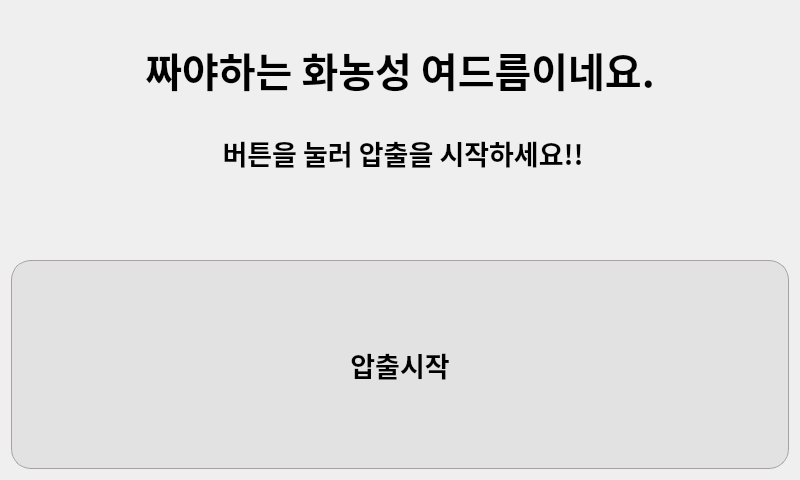
<?xml version="1.0" encoding="UTF-8"?>
<ui version="4.0">
 <class>Form</class>
 <widget class="QWidget" name="Form">
  <property name="geometry">
   <rect>
    <x>0</x>
    <y>0</y>
    <width>800</width>
    <height>480</height>
   </rect>
  </property>
  <property name="windowTitle">
   <string>Form</string>
  </property>
  <layout class="QGridLayout" name="gridLayout" rowstretch="10,3,7,18" columnstretch="0,0">
   <item row="1" column="0" colspan="2">
    <widget class="QLabel" name="label_2">
     <property name="font">
      <font>
       <family>맑은 고딕</family>
       <pointsize>20</pointsize>
       <weight>75</weight>
       <bold>true</bold>
      </font>
     </property>
     <property name="text">
      <string> 버튼을 눌러 압출을 시작하세요!!</string>
     </property>
     <property name="alignment">
      <set>Qt::AlignCenter</set>
     </property>
    </widget>
   </item>
   <item row="0" column="0" colspan="2">
    <widget class="QLabel" name="label">
     <property name="font">
      <font>
       <family>맑은 고딕</family>
       <pointsize>30</pointsize>
       <weight>75</weight>
       <bold>true</bold>
      </font>
     </property>
     <property name="text">
      <string>짜야하는 화농성 여드름이네요.</string>
     </property>
     <property name="alignment">
      <set>Qt::AlignCenter</set>
     </property>
    </widget>
   </item>
   <item row="3" column="0" colspan="2">
    <widget class="QPushButton" name="pushButton">
     <property name="sizePolicy">
      <sizepolicy hsizetype="Minimum" vsizetype="Expanding">
       <horstretch>0</horstretch>
       <verstretch>0</verstretch>
      </sizepolicy>
     </property>
     <property name="font">
      <font>
       <family>맑은 고딕</family>
       <pointsize>20</pointsize>
       <weight>75</weight>
       <bold>true</bold>
      </font>
     </property>
     <property name="styleSheet">
      <string notr="true">QPushButton {
	border-radius: 20px;
	background-color : rgba(222,222, 222, 0.8);
	border-color: rgb(155, 142, 149, 0.8);	
	border-style : solid;
	border-width : 0.5px;
}
</string>
     </property>
     <property name="text">
      <string>압출시작</string>
     </property>
    </widget>
   </item>
  </layout>
 </widget>
 <resources/>
 <connections/>
</ui>
